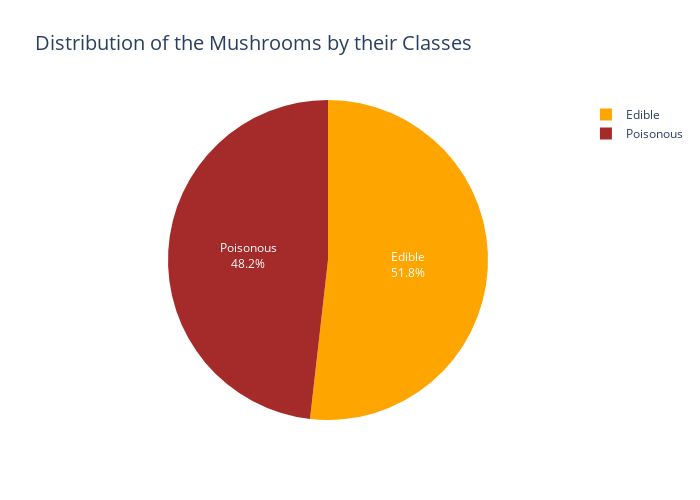

This figure's notebook cell:
### Code cell
# see whether it is poisonous or not
# import matplotlib
# from matplotlib import pylab as plt
# import matplotlib.pyplot as plt

# # Data for the pie chart
# labels = ['Edible', 'Poisonous']
# sizes = [df.describe()['poisonous']['freq'], df.describe()['poisonous']['count']-df.describe()['poisonous']['freq']]
# colors = ['#6699FF', '#FF6666']
# plt.figure(figsize=(7, 7))
# plt.pie(sizes, labels=labels, autopct='%1.1f%%', startangle=90, colors=colors, textprops={'fontsize': 14})
# plt.title('Distribution of the Mushrooms by their Classes', fontsize=18)
# plt.axis('equal')  # Equal aspect ratio ensures that pie chart is drawn as a circle.

# # Display the pie chart
# plt.show()

import plotly.graph_objects as go
labels = ['Edible', 'Poisonous']
values = [df.describe()['poisonous']['freq'], df.describe()['poisonous']['count']-df.describe()['poisonous']['freq']]
plt.figure(figsize=(20,16))
fig = go.Figure(data=[go.Pie(labels=labels, values=values, textinfo='label+percent', 
                             insidetextorientation='horizontal',
                             marker=dict(colors=['#FFA500', 'brown']),
                            insidetextfont=dict(color='white'))])

fig.update_layout(title_text='Distribution of the Mushrooms by their Classes', 
                  title_font_size=20,
                  autosize=False,
                  width=700, height=500)

# Show the chart
fig.show()

### Figure 1 — Plotly figure (JSON) as saved in the notebook; plotly's stock layout.template omitted (floating-point values rounded to 4 significant figures)
{"data": [{"insidetextfont": {"color": "white"}, "insidetextorientation": "horizontal", "labels": ["Edible", "Poisonous"], "marker": {"colors": ["#FFA500", "brown"]}, "textinfo": "label+percent", "type": "pie", "values": [4208, 3916]}], "layout": {"autosize": false, "height": 500, "title": {"font": {"size": 20}, "text": "Distribution of the Mushrooms by their Classes"}, "width": 700}}
